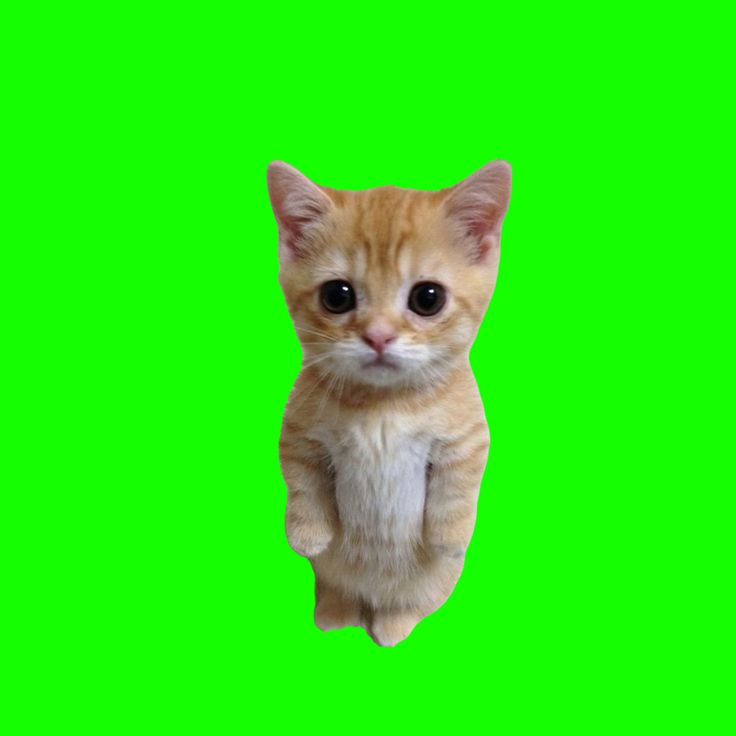
#> input picture CV-2-30/image1.jpg, 736 x 736 px
$ python background_changing.py
#> lines starting #> are read from the running program, lines starting #| are printed output that depends on the picture; after the words box and inside, x2 and y2 are one past the last pixel; in counts of white or black regions, pixels touching at a corner belong together
import os
import cv2
import numpy as np

def load_img(file_path):
    """
    Загружает изображение в формате BGR.

    Args:
        file_path (str): Путь к файлу изображения.

    Returns:
        numpy.ndarray: Изображение в формате BGR (3 канала), если загрузка успешна.
        None: Если файл не найден или не удалось загрузить изображение.
    """
#> called with file_path = 'image1.jpg'
    if not isinstance(file_path, str) or not file_path:
        raise ValueError("Ошибка: путь к файлу должен быть непустой строкой")

    if not os.path.exists(file_path):
        print(f"Ошибка: файл {file_path} не найден")
        return None

    image = cv2.imread(file_path, cv2.IMREAD_COLOR)
#> image is the input picture: shape (736, 736, 3); mean B, G, R 18.7, 235.7, 42.2
    if image is None:
        print(f"Ошибка: не удалось загрузить изображение {file_path}")
        return None

    return image

def brg_to_hsv(image):
    """
    Преобразует изображение из цветового пространства BGR в HSV.

    Args:
        image (numpy.ndarray): Входное изображение в формате BGR.

    Returns:
        numpy.ndarray: Изображение в формате HSV.
    """
    if image is None:
        raise ValueError("Ошибка: входное изображение не может быть None")

    if not isinstance(image, np.ndarray) or len(image.shape) != 3 or image.shape[2] != 3:
        raise ValueError("Ошибка: входное изображение должно быть в формате BGR (3 канала)")

    return cv2.cvtColor(image, cv2.COLOR_BGR2HSV)
#> returned value: shape (736, 736, 3); mean H, S, V 52.9, 225, 238.7

def create_mask(image_hsv, lower_color_green=np.array([35, 40, 40]),
                upper_color_green=np.array([85, 255, 255]), kernel_size=(5, 5)):
    """
    Создаёт бинарную маску для выделения объекта (объект = 255, фон = 0).

    Args:
        image_hsv (numpy.ndarray): Изображение в формате HSV.
        lower_color_green (numpy.ndarray): Нижняя граница диапазона цвета (HSV) для фона.
        upper_color_green (numpy.ndarray): Верхняя граница диапазона цвета (HSV) для фона.
        kernel_size (tuple): Размер ядра для морфологических операций (ширина, высота).

    Returns:
        numpy.ndarray: Бинарная маска (одноканальная, 255 для объекта, 0 для фона).
    """
#> called with lower_color_green = array of shape (3,), upper_color_green = array of shape (3,), kernel_size = (5, 5)
    if image_hsv is None:
        raise ValueError("Ошибка: входное изображение HSV не может быть None")

    if not isinstance(image_hsv, np.ndarray) or len(image_hsv.shape) != 3 or image_hsv.shape[2] != 3:
        raise ValueError("Ошибка: входное изображение должно быть в формате HSV (3 канала)")

    if not isinstance(lower_color_green, np.ndarray) or not isinstance(upper_color_green, np.ndarray):
        raise ValueError("Ошибка: lower_color_green и upper_color_green должны быть массивами numpy")

    if not isinstance(kernel_size, tuple) or len(kernel_size) != 2 or not all(isinstance(x, int) and x > 0 for x in kernel_size):
        raise ValueError("Ошибка: kernel_size должен быть кортежем из двух положительных чисел")

    mask = cv2.inRange(image_hsv, lower_color_green, upper_color_green)
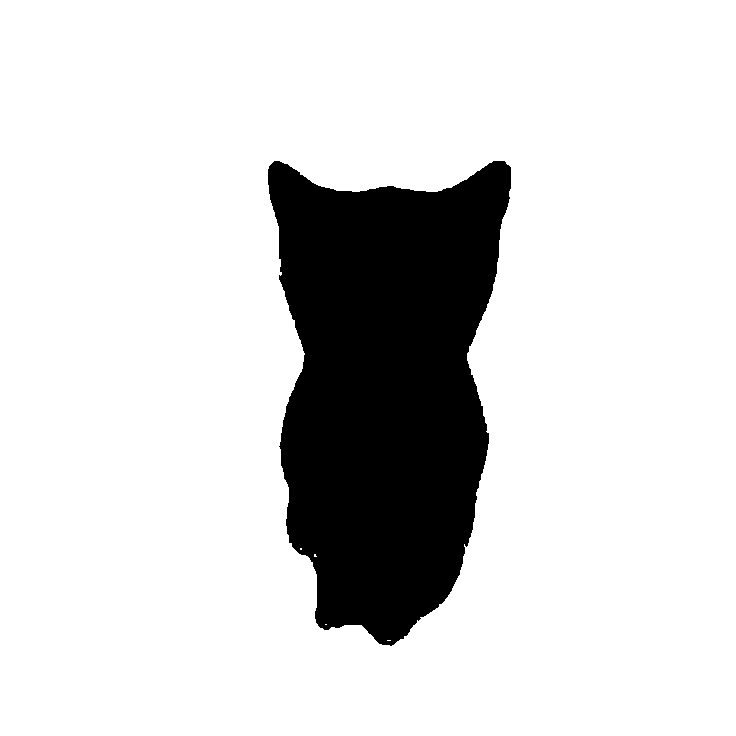
#> mask: shape (736, 736); 84.4% white; 1 black region, box (x1, y1, x2, y2) and area: (268, 161, 511, 646) 84411
    mask = cv2.bitwise_not(mask)  # Инвертируем: объект = 255, фон = 0

    kernel = np.ones(kernel_size, np.uint8)
    mask = cv2.morphologyEx(mask, cv2.MORPH_OPEN, kernel)  # Удаление шумов
#> mask: shape (736, 736); 15.6% white; 1 white region, box (x1, y1, x2, y2) and area: (268, 161, 511, 645) 84345
    mask = cv2.morphologyEx(mask, cv2.MORPH_CLOSE, kernel)  # Закрытие дыр
#> mask: shape (736, 736); 15.6% white; 1 white region, box (x1, y1, x2, y2) and area: (268, 161, 511, 645) 84383

    return mask

def remove(file_input):
    """
    Удаляет фон изображения и возвращает результат с альфа-каналом (BGRA).

    Args:
        file_input (str): Путь к входному изображению.

    Returns:
        numpy.ndarray: Изображение в формате BGRA (4 канала), где альфа-канал определяет прозрачность.
        None: Если обработка не удалась.

    """
    if not isinstance(file_input, str) or not file_input:
        raise ValueError("Ошибка: путь к файлу должен быть непустой строкой")

    img = load_img(file_input)
    if img is None:
        return None

    try:
        img_hsv = brg_to_hsv(img)
        mask = create_mask(img_hsv)
    except ValueError as e:
        print(f"Ошибка при создании маски: {e}")
        return None

    # Создаём изображение с альфа-каналом
    try:
        b, g, r = cv2.split(img)
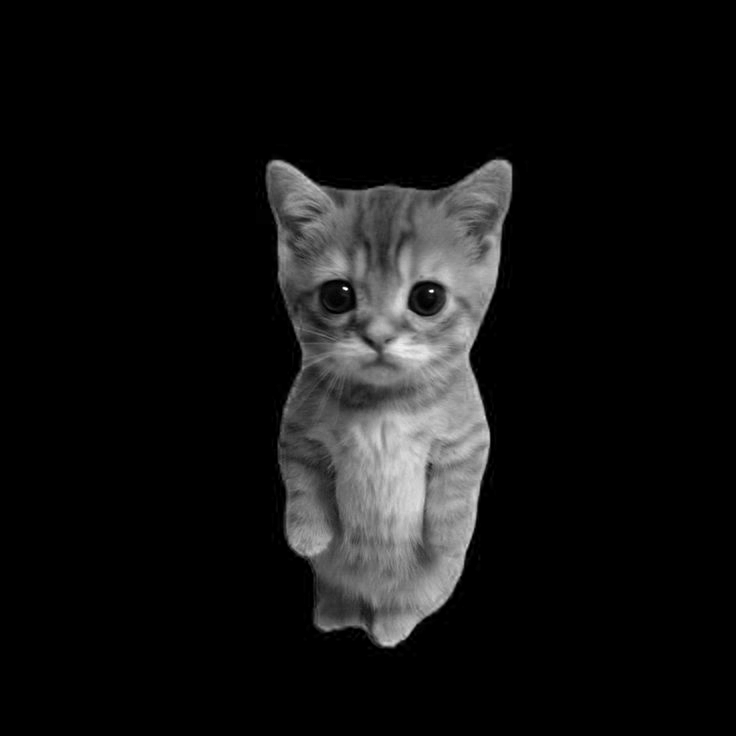
#> b: shape (736, 736); min 0, max 255, mean 18.7
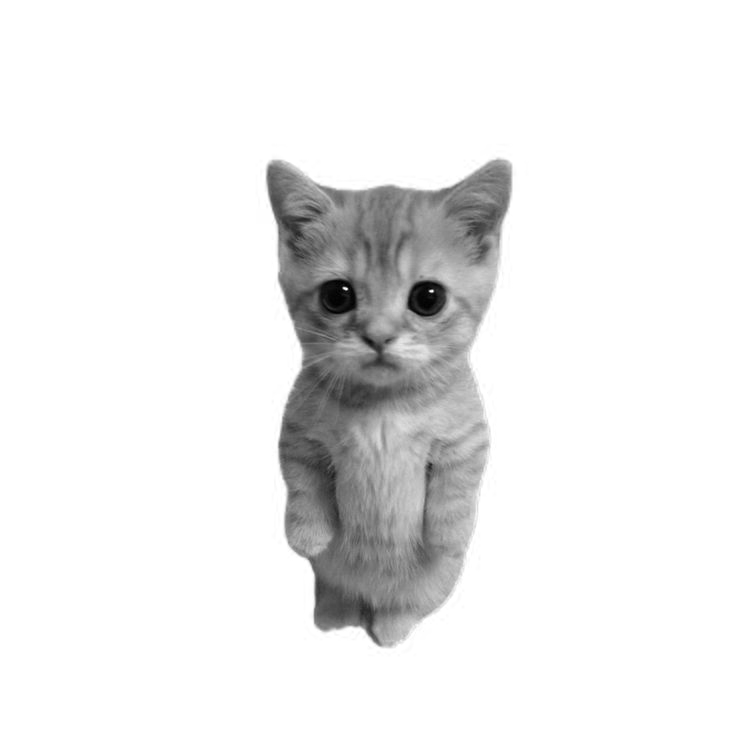
#> g: shape (736, 736); min 0, max 255, mean 235.7
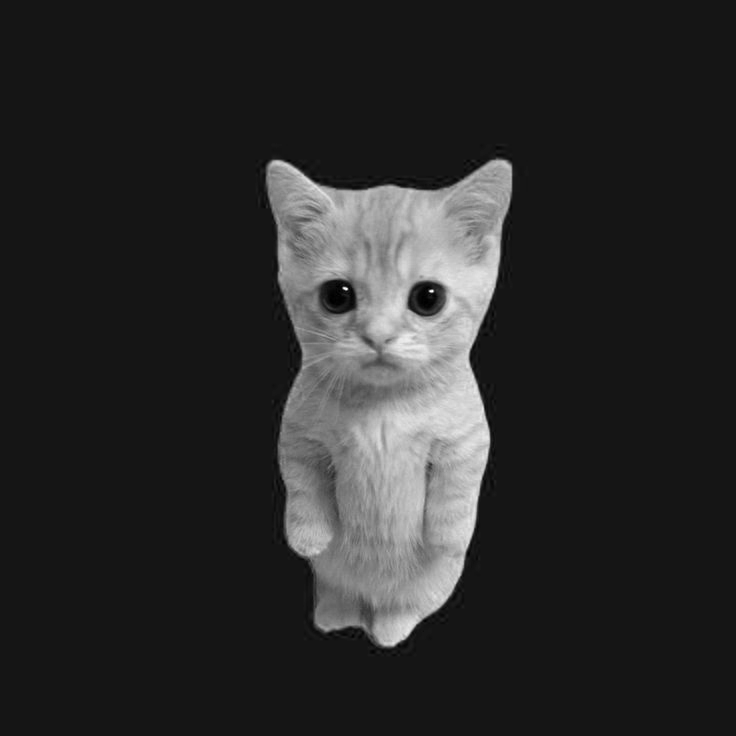
#> r: shape (736, 736); min 0, max 255, mean 42.2
        alpha = mask  # Маска становится альфа-каналом
        result = cv2.merge([b, g, r, alpha])  # Изображение в формате BGRA
    except Exception as e:
        print(f"Ошибка при создании изображения с альфа-каналом: {e}")
        return None

    # Диагностика: сохраняем маску и результат
    try:
        cv2.imwrite("mask.jpg", mask)
        cv2.imwrite("result_remove.jpg", result[:, :, :3])  # Только BGR для просмотра
    except Exception as e:
        print(f"Ошибка при сохранении диагностических файлов: {e}")

    return result

def main(img_input, img_background, img_output, showRes=False):
    """
    Удаляет фон изображения, заменяет его новым и сохраняет результат.

    Args:
        img_input (str): Путь к входному изображению.
        img_background (str): Путь к фоновому изображению.
        img_output (str): Путь для сохранения результата.
        showRes (bool): Если True, отображает результат в окне.

    Returns:
        numpy.ndarray: Итоговое изображение в формате BGR, если обработка успешна.
        None: Если обработка не удалась.

    """
    # Проверка входных параметров
    if not isinstance(img_input, str) or not img_input:
        raise ValueError("Ошибка: путь к входному изображению должен быть непустой строкой")
    if not isinstance(img_background, str) or not img_background:
        raise ValueError("Ошибка: путь к фоновому изображению должен быть непустой строкой")
    if not isinstance(img_output, str) or not img_output:
        raise ValueError("Ошибка: путь для сохранения результата должен быть непустой строкой")
    if not isinstance(showRes, bool):
        raise ValueError("Ошибка: showRes должен быть булевым значением")

    # Удаляем фон
    result = remove(img_input)
    if result is None:
        print("Не удалось обработать изображение")
        return None

    # Загружаем фоновое изображение
    background = load_img(img_background)
#> call 2 of load_img, with file_path = 'background1.jpg'
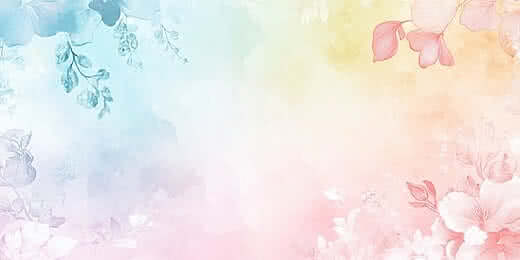
#> input picture CV-2-30/background1.jpg, 520 x 260 px
#> in load_img, image is the input picture: shape (260, 520, 3); mean B, G, R 228.6, 231, 236.1
    if background is None:
        return None

    # Проверка совместимости размеров
    try:
        background = cv2.resize(background, (result.shape[1], result.shape[0]))
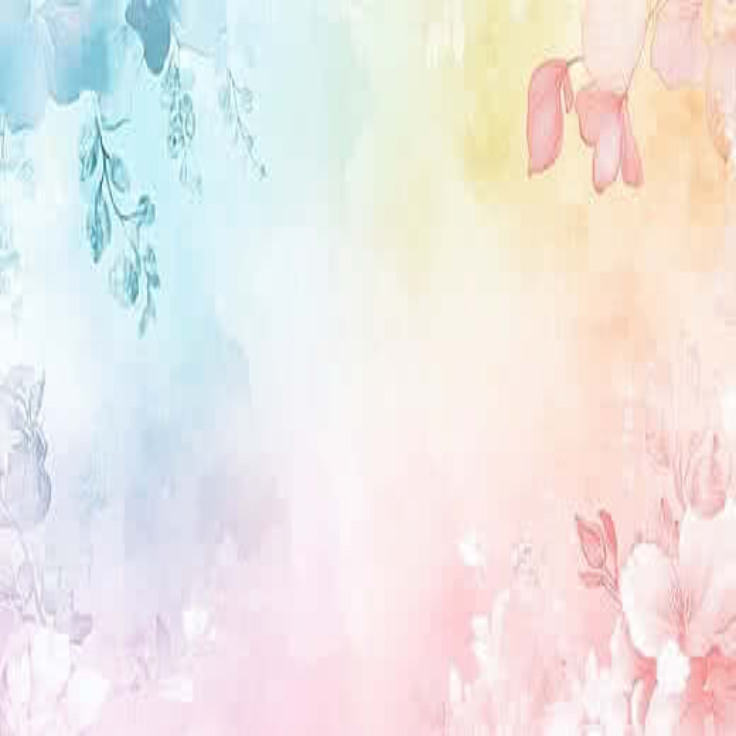
#> background: shape (736, 736, 3); mean B, G, R 228.5, 230.9, 236
    except Exception as e:
        print(f"Ошибка при изменении размера фонового изображения: {e}")
        return None

    # Извлекаем маску (альфа-канал) и передний план
    try:
        mask = result[:, :, 3]  # Альфа-канал
        foreground = result[:, :, :3]  # BGR-часть
    except Exception as e:
        print(f"Ошибка при извлечении маски или переднего плана: {e}")
        return None

    # Диагностика: проверяем, не пустая ли маска
    if np.sum(mask) == 0:
        print("Ошибка: маска полностью чёрная. Проверьте mask.jpg и result_remove.jpg.")
        return None

    # Нормализуем маску (0-1) как float
    try:
        mask_normalized = mask.astype(float) / 255.0
        # Создаём трёхканальную маску
        mask_3c = np.repeat(mask_normalized[:, :, np.newaxis], 3, axis=2)
    except Exception as e:
        print(f"Ошибка при нормализации маски: {e}")
        return None

    # Накладываем передний план на фон
    try:
        output = (background * (1 - mask_3c) + foreground * mask_3c).astype(np.uint8)
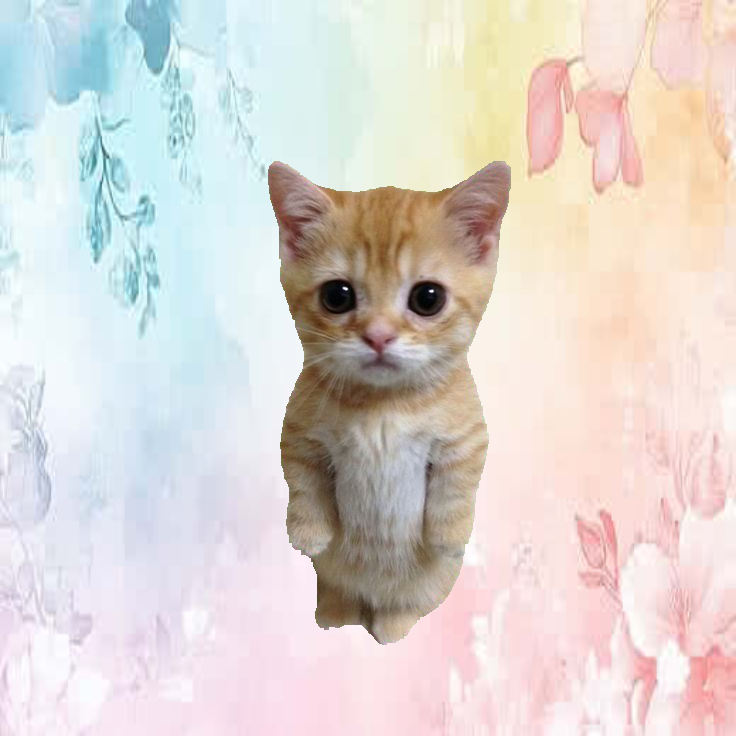
#> output: shape (736, 736, 3); mean B, G, R 209.8, 214.2, 221.4
    except Exception as e:
        print(f"Ошибка при наложении изображений: {e}")
        return None

    # Сохраняем результат
    try:
        cv2.imwrite(img_output, output)
    except Exception as e:
        print(f"Ошибка при сохранении результата в {img_output}: {e}")
        return None

    if showRes:
        try:
            cv2.imshow("Result", output)
            cv2.waitKey(0)
            cv2.destroyAllWindows()
        except Exception as e:
            print(f"Ошибка при отображении результата: {e}")
            return None

    return output

if __name__ == "__main__":
    try:
        main("image1.jpg", "background1.jpg", "out.jpg", showRes=True)
    except ValueError as e:
        print(f"Ошибка: {e}")
    except Exception as e:
        print(f"Неизвестная ошибка: {e}")
